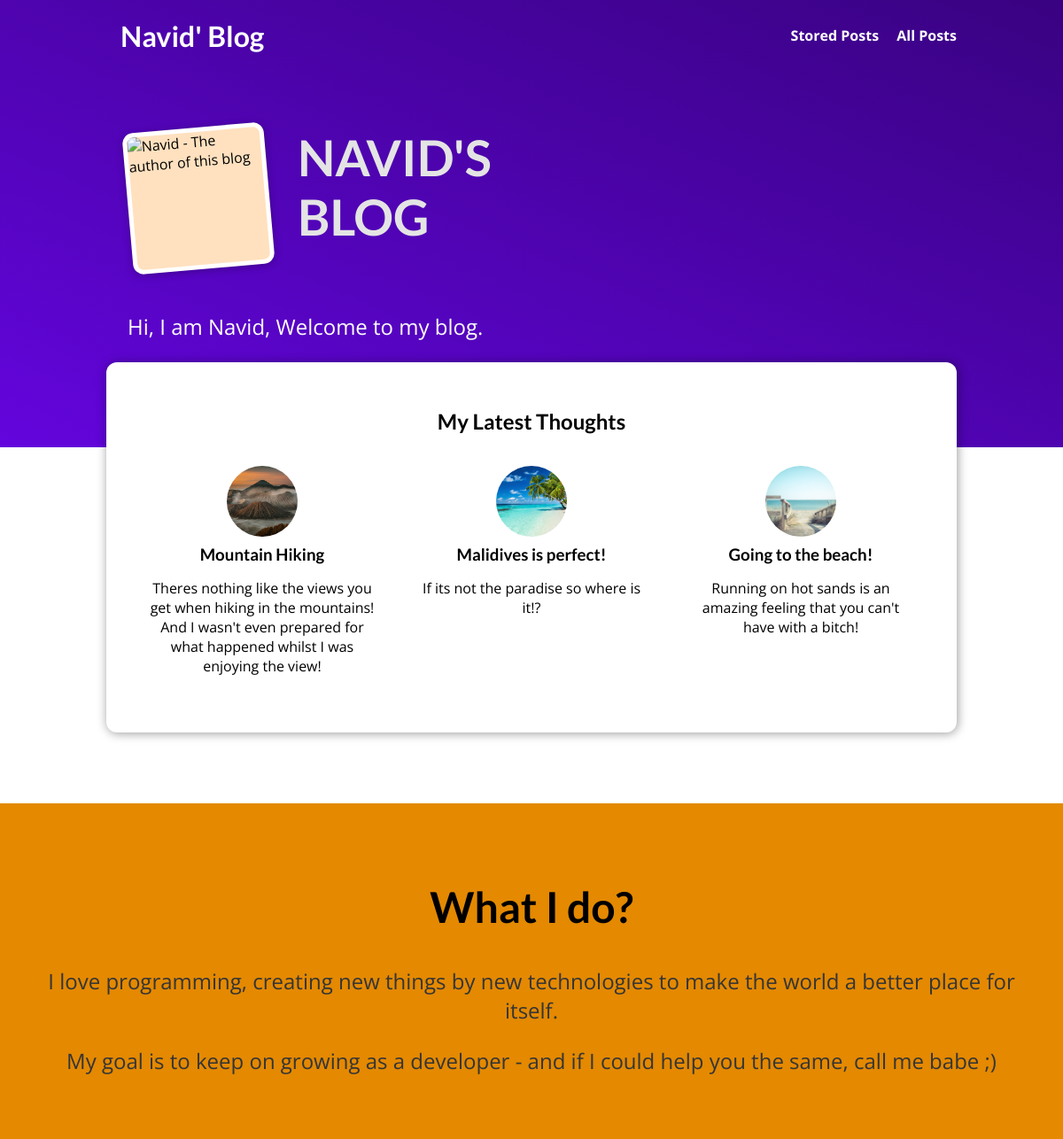
The page / on the database its author committed.
### blog/models.py (models this page shows, shortened)
class Post(models.Model):
    title = models.CharField(max_length=150)
    excerpt = models.CharField(max_length=250)
    image = models.ImageField(upload_to="posts", null=True)
    date = models.DateField(auto_now=True)
    slug = models.SlugField(unique=True, db_index=True)
    content = models.TextField(validators=[MinLengthValidator(10)])
    author = models.ForeignKey(
        Author, on_delete=models.SET_NULL, null=True, related_name="posts")
    tag = models.ManyToManyField(Tag)

### blog/views.py (the view)
# urls.py: path("", views.StartingPageView.as_view(), name="starting-page"),
class StartingPageView(ListView):
    template_name = "blog/index.html"
    model = Post
    context_object_name = "posts"
    ordering = ["-date"]
    def get_queryset(self):
        queryset = super().get_queryset()
        data = queryset[:3]
        return data

### blog/templates/blog/index.html (shortened to what this page needs)
{% extends "base.html" %}
{% load static %}
{% block css_files %}
    <link rel="stylesheet" href="{% static "blog/post.css" %}" />
    <link rel="stylesheet" href="{% static "blog/index.css" %}" />
{% endblock %}
{% block content %}
    <section id="welcome">
        <header>
            <img src="{% static "blog/images/navid.jpg" %}" alt="Navid - The author of this blog" />
            <h2>NAVID'S BLOG</h2>
        </header>
        <p>Hi, I am Navid, Welcome to my blog.</p>
    </section>
    <section id="latest-posts">
        <h2>My Latest Thoughts</h2>
        <ul>
            {% for post in posts %}
                {% include "blog/includes/post.html" %}
            {% endfor %}
        </ul>
    </section>
    <section id="about">
        <h2>What I do?</h2>
        <p>
            I love programming, creating new things by new technologies to make the world a better place for itself.
        </p>
        <p>
            My goal is to keep on growing as a developer - and if I could help you the same, call me babe ;)
        </p>
    </section>
{% endblock %}

### blog/templates/blog/includes/post.html
{% load static %}
<li>
    <article class="post">
        <a href="{% url "specific-post" post.slug %}">
            <img src="{{ post.image.url }}" alt="{{ post.title }}" />
            <div class="post__content">
                <h3>{{ post.title }}</h3>
                <p>
                    {{ post.excerpt }}
                </p>
            </div>
        </a>
    </article>
</li>

### static/app.css (style rules this page uses)
* { box-sizing: border-box; }
html { font-family: 'Open Sans', 'Lato', sans-serif; }
body { margin: 0; }
h1, h2, h3 { font-family: 'Lato', sans-serif; font-weight: bold; }

### blog/static/blog/post.css (style rules this page uses)
.post { display: flex; flex-direction: column; align-items: center; text-align: center; }
.post a { text-decoration: none; color: black; transition: all 0.2s ease; padding: 1rem; }
.post img { width: 5rem; height: 5rem; object-fit: cover; border-radius: 50%; }
.post h3 { margin: 0.25rem 0; }

### blog/static/blog/index.css (style rules this page uses)
#welcome { background: linear-gradient(to right top, #6305dd, #390281); padding: 6rem 12%; }
#welcome header { display: flex; align-items: flex-start; margin: 3rem auto; }
#welcome img { width: 10rem; height: 10rem; object-fit: cover; object-position: top; border: 5px solid white; border-radius: 12px; background-color: #ffe1bf; transform: rotateZ(-5deg); box-shadow: 0 2px 8px rgba(0, 0, 0, 0.25); }
#welcome h2 { font-size: 3.5rem; margin: 0 0 0 2rem; color: #e4e4e4; width: 10rem; }
#welcome p { color: white; font-size: 1.5rem; }
#latest-posts { background-color: white; padding: 2rem; border-radius: 12px; width: 60rem; margin: -6rem auto 2rem auto; box-shadow: 1px 1px 12px rgba(0, 0, 0, 0.4); }
#latest-posts h2 { text-align: center; }
#latest-posts ul { list-style: none; margin: 0; padding: 0; display: flex; gap: 1rem; }
#latest-posts li { flex: 1; }
#about { text-align: center; padding: 3rem; background-color: #e48900; margin-top: 5rem; }
#about h2 { font-size: 3rem; }
#about p { font-size: 1.5rem; color: #353535; }

### rows shown on the page
Post: image (picture), title "Mountain Hiking", excerpt "Theres nothing like the views you get when hiking in the mountains! And I wasn't even prepared for what happened whilst I was enjoying the view!"
Post: image (picture), title "Malidives is perfect!", excerpt "If its not the paradise so where is it!?"
Post: image (picture), title "Going to the beach!", excerpt "Running on hot sands is an amazing feeling that you can't have with a bitch!"
